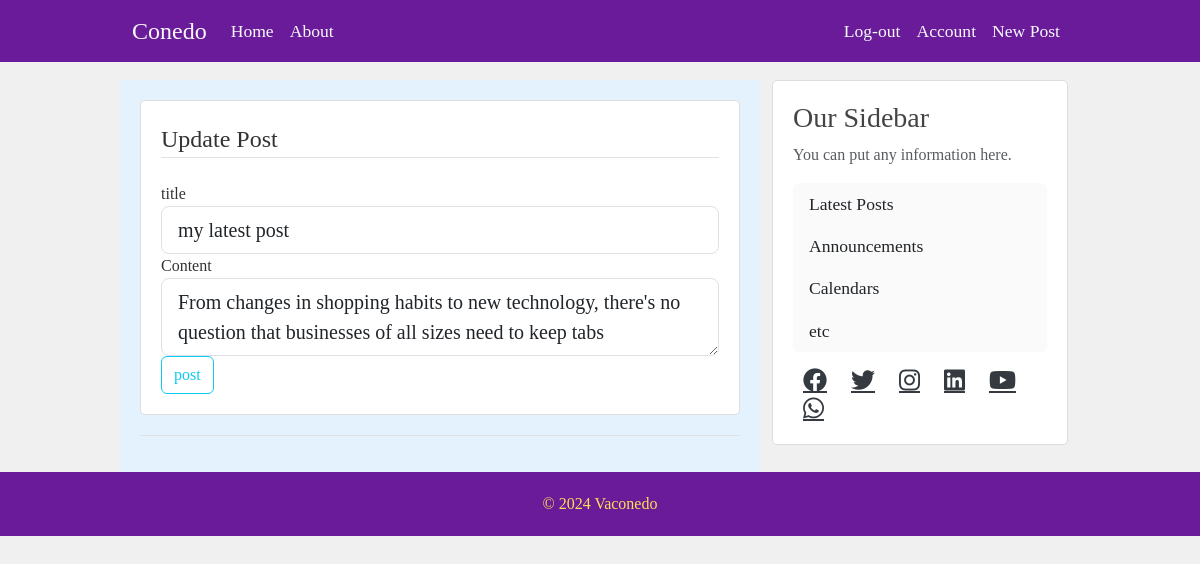
Screenshot of /post/25/update (signed in) with the database file from the repository.
### app/models.py (models this page shows, shortened)
class Post(db.Model):
    id = db.Column(db.Integer, primary_key=True)
    title = db.Column(db.String(100), nullable=False)
    content = db.Column(db.Text, nullable=False)
    date_posted = db.Column(db.DateTime, nullable=False, default=datetime.utcnow)
    user_id = db.Column(db.Integer, db.ForeignKey('user.id'), nullable=False)

### app/routes.py (the view)
@app.route("/post/<int:post_id>/update", methods=['POST', 'GET'])
@login_required
def update_post(post_id):
    post = Post.query.get_or_404(post_id)
    if post.author != current_user:
        abort(403)
    form = PostForm()
    if form.validate_on_submit():
        post.title = form.title.data
        post.content = form.content.data
        db.session.commit()
        flash("Your post has been updated!", "success")
        return redirect(url_for('post', post_id=post.id))
    elif request.method == "GET":
        form.title.data = post.title
        form.content.data = post.content
    return render_template("create_post.html", title="Update Post", form=form, legend="Update Post")

### app/form.py
class PostForm (FlaskForm):
    title = StringField ('title',validators=[DataRequired()])
    content = TextAreaField('Content',validators=[DataRequired()])
    submit = SubmitField('post')

### app/models.py (called while the page is built)
@login_manager.user_loader
def load_user(user_id):
    return User.query.get(int(user_id))

### app/templates/create_post.html (shortened to what this page needs)
{% extends "base.html" %}
{% block content %}
    <div class="content-section">
        <form method="POST" action="">
            <fieldset class="form-group">
                <legend class="border-bottom mb-4">{{legend}}</legend>
                <div class="form-group">
                    {{ form.title.label(class="form-control-label") }}
                    {% if form.title.errors %}
                        {{ form.title(class="form-control form-control-lg is-invalid") }}
                        <div class="invalid-feedback">
                            {% for error in form.title.errors %}
                                <span>{{ error }}</span>
                            {% endfor %}
                        </div>
                    {% else %}
                        {{ form.title(class="form-control form-control-lg") }}
                    {% endif %}
                </div>
                <div class="form-group">
                    {{ form.content.label(class="form-control-label") }}
                    {% if form.content.errors %}
                        {{ form.content(class="form-control form-control-lg is-invalid") }}
                        <div class="invalid-feedback">
                            {% for error in form.content.errors %}
                                <span>{{ error }}</span>
                            {% endfor %}
                        </div>
                    {% else %}
                        {{ form.content(class="form-control form-control-lg") }}
                    {% endif %}
                </div>
            </fieldset>
            <div class="form-group">
                {{ form.submit(class="btn btn-outline-info") }}
            </div>
        </form>
    </div>
    <div class="border-top pt-3">
    </div>
{% endblock content %}

### app/static/main.css (style rules this page uses)
body { background: #fafafa; color: #333333; margin-top: 5rem; }
.content-section { background: #ffffff; padding: 10px 20px; border: 1px solid #dddddd; border-radius: 3px; margin-bottom: 20px; }

### app/templates/base.html (style rules this page uses)
body { font-family: 'Georgia', serif; background-color: #f0f0f0; color: #333; }
.content-section { background-color: #fff; padding: 20px; border: 1px solid #ddd; border-radius: 5px; margin-bottom: 20px; }

### rows the page displays
Post: title "my latest post", content "From changes in shopping habits to new technology, there's no question that businesses of all sizes need to keep tabs"

### other values shown
{{ legend }} "Update Post"
